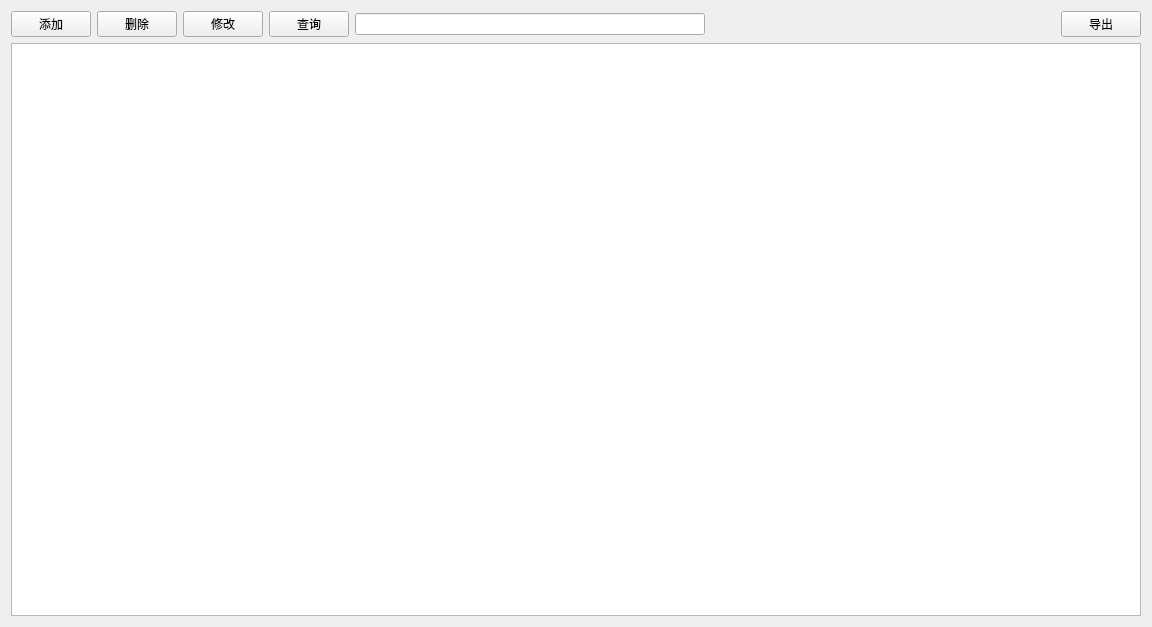
<?xml version="1.0" encoding="UTF-8"?>
<ui version="4.0">
 <class>StaffManagementTab</class>
 <widget class="QWidget" name="StaffManagementTab">
  <property name="geometry">
   <rect>
    <x>0</x>
    <y>0</y>
    <width>1152</width>
    <height>627</height>
   </rect>
  </property>
  <property name="windowTitle">
   <string>Form</string>
  </property>
  <layout class="QGridLayout" name="gridLayout">
   <item row="0" column="0">
    <layout class="QVBoxLayout" name="verticalLayout">
     <item>
      <layout class="QHBoxLayout" name="horizontalLayout">
       <item>
        <widget class="QPushButton" name="addButton">
         <property name="text">
          <string>添加</string>
         </property>
        </widget>
       </item>
       <item>
        <widget class="QPushButton" name="deleteButton">
         <property name="text">
          <string>删除</string>
         </property>
        </widget>
       </item>
       <item>
        <widget class="QPushButton" name="updateButton">
         <property name="text">
          <string>修改</string>
         </property>
        </widget>
       </item>
       <item>
        <widget class="QPushButton" name="checkButton">
         <property name="text">
          <string>查询</string>
         </property>
        </widget>
       </item>
       <item>
        <widget class="QLineEdit" name="lineEdit"/>
       </item>
       <item>
        <spacer name="horizontalSpacer">
         <property name="orientation">
          <enum>Qt::Orientation::Horizontal</enum>
         </property>
         <property name="sizeHint" stdset="0">
          <size>
           <width>40</width>
           <height>20</height>
          </size>
         </property>
        </spacer>
       </item>
       <item>
        <widget class="QPushButton" name="pushButton">
         <property name="text">
          <string>导出</string>
         </property>
        </widget>
       </item>
      </layout>
     </item>
     <item>
      <widget class="QTableView" name="tableView_staff"/>
     </item>
    </layout>
   </item>
  </layout>
 </widget>
 <resources/>
 <connections/>
</ui>
